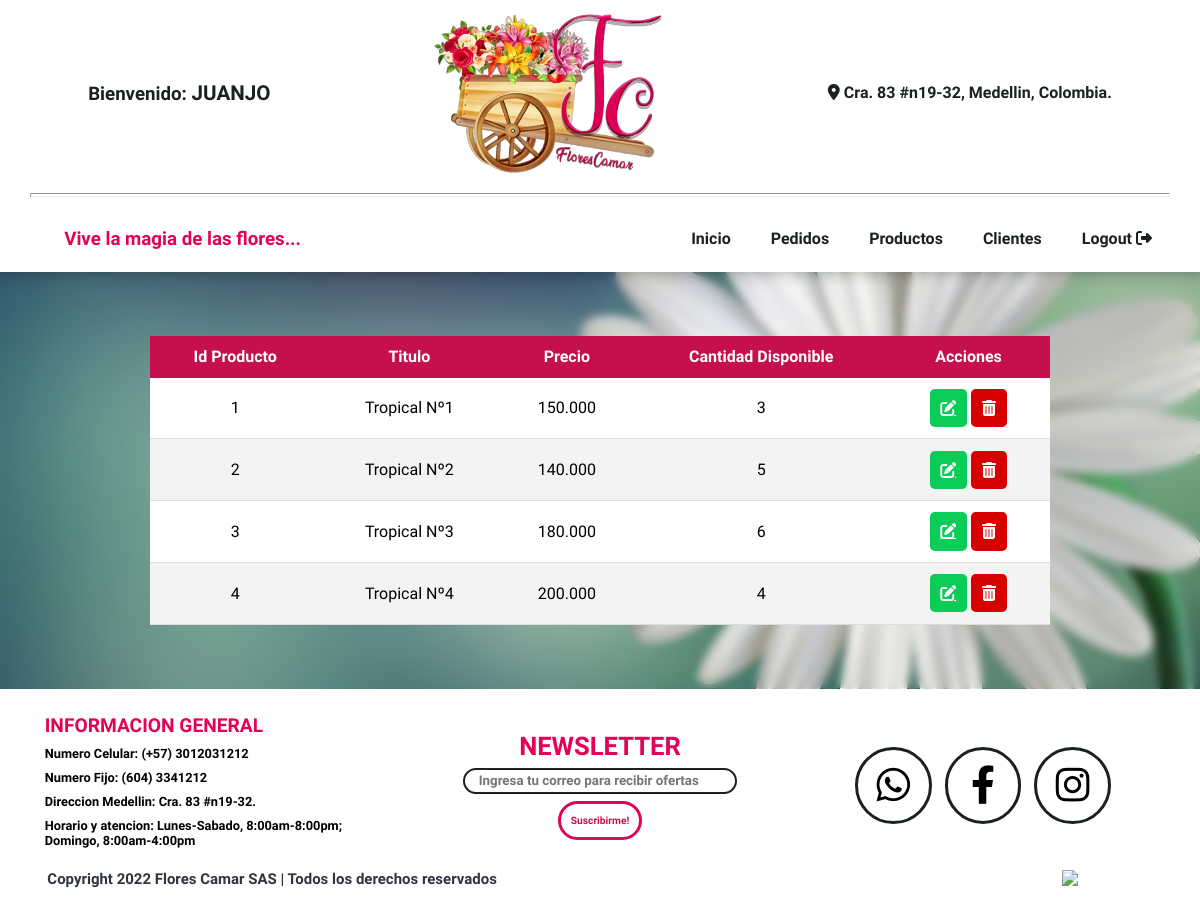
/admin/tropicales.php (signed in), run on the app's committed database.
### tables this page shows
CREATE TABLE `tropicales` (
  `id` int(11) NOT NULL,
  `titulo` text NOT NULL,
  `descripcion` longtext NOT NULL,
  `caracteristica1` text NOT NULL,
  `caracteristica2` text NOT NULL,
  `caracteristica3` text NOT NULL,
  `caracteristica4` text NOT NULL,
  `img` text NOT NULL,
  `precio` int(11) NOT NULL,
  `precioPantalla` varchar(50) NOT NULL,
  `inventario` int(11) NOT NULL
);

### admin/tropicales.php (the view, shortened to what this page needs)
<!DOCTYPE html>
<html>
<head>
	<link rel="stylesheet" type="text/css" href="../css/main.css">
	<link rel="stylesheet" type="text/css" href="../css/tabla.css">
	<link rel="stylesheet" type="text/css" href="../css/tablas_productos.css">
	<link rel="stylesheet" href="https://cdnjs.cloudflare.com/ajax/libs/font-awesome/6.1.1/css/all.min.css">
</head>
<header id="navbar">
	<div class="up">
		<h3 class="number">Bienvenido: <span><?php echo $_SESSION['usuario_admin']; ?></span>  </h3>
		<img id="logo" class="logo" alt="logo flores camar sas" src="../imgs/logo-nobg.png">
		<span class="location"><i class="fa-solid fa-location-dot"></i> Cra. 83 #n19-32, Medellin, Colombia.</span>
	</div>
	<hr id="navbar__divisor">
	<div class="down">
		<h3 class="slogan">Vive la magia de las flores...</h3>
	<nav>
		<a href="./ingresado.php">Inicio</a>
		<a href="./pedidos.php">Pedidos</a>
		<a href="./productos.php">Productos</a>
		<a href="./clientes.php">Clientes</a>
		<a class="active__link" href="../query/logout.php">Logout <i class="fa-solid fa-right-from-bracket"></i></a>
	</nav>
	</div>
</header>
<body>
	<div class="contenedor_tabla">
		<table class="styled-table">
	 	<thead>
            <tr>
                <th>Id Producto</th>
            	<th>Titulo</th>
            	<th>Precio</th>
            	<th>Cantidad Disponible</th>
            	<th>Acciones</th>
            </tr>
        </thead>
       	<tbody>
        <?php
        	include("../query/conexion.php");
			$sql="SELECT * from tropicales ORDER BY id ASC";
			$result=mysqli_query($conexion,$sql);
			while($mostrar=mysqli_fetch_array($result)){
		 ?>
                    <tr>
                    	<td><?php echo $mostrar['id'] ?></td>
                        <td><?php echo $mostrar['titulo'] ?></td>
                        <td><?php echo $mostrar['precioPantalla'] ?></td>
                        <td><?php echo $mostrar['inventario'] ?></td>
                        <td> <a href="formulario_actualizar_producto.php?id=<?php echo $mostrar['id']; ?>&tipo=tropicales" title="Editar"><i class="fa-solid fa-pen-to-square"></i></a>
                            <a title="Eliminar" onClick="eliminarTropical(<?php echo $mostrar['id'] ?>)"><i class="fas fa-trash-alt"></i></a>
                        </td>
                    </tr>
        <?php
			}
	 	?>
	 	</tbody>
    </table>
	</div>
</body>
<footer class="footer">
	<div class="footer__up">
		<div class="footer__info">
			<h2>INFORMACION GENERAL</h2>
			<span>Numero Celular: (+57) 3012031212</span>
			<span>Numero Fijo: (604) 3341212</span>
			<span>Direccion Medellin: Cra. 83 #n19-32.</span>
			<span>Horario y atencion: Lunes-Sabado, 8:00am-8:00pm; Domingo, 8:00am-4:00pm</span>
		</div>
		<div class="footer__newsletter">
			<h2>NEWSLETTER</h2>
			<input type="email" placeholder="Ingresa tu correo para recibir ofertas" name="">
			<a href="" class="btn btn__2">Suscribirme!</a>
		</div>
		<div class="footer__redes">
			<a class="footer__redes-whatsapp"><i class="fa-brands fa-whatsapp"></i></a>
			<a class="footer__redes-facebook"><i class="fa-brands fa-facebook-f"></i></a>
			<a class="footer__redes-instagram"><i class="fa-brands fa-instagram"></i></a>
		</div>
	</div>
	<div class="footer__down">
		<div class="footer__derechos">
			<h3>Copyright 2022  Flores Camar SAS | Todos los derechos reservados</h3>
		</div>
		<div class="footer__tarjetas">
			<img src="https://www.floresbogota.net/pub/media/wysiwyg/smartwave/porto/footer/shop2_payment_logo.png">
		</div>
	</div>
</footer>
</html>

### css/main.css (style rules this page uses)
:root { --oswald: 'Oswald', sans-serif; --quicksand: 'Quicksand', sans-serif; --petit: 'Petit Formal Script', cursive; --black: #000; --white: #fff; --grey: #ccc; --gunmetal: #30343F; --eerie-black: #1B2021; --pink: #E40256; --dark-pink: #C6104D; --orange: #D8590B; --dark-orange: #AE4200; --dark-brown: #DFA343; --brown: #F9EBBC; }
* { padding: 0; margin: 0; box-sizing: border-box; user-select: none; -webkit-user-select: none; -moz-user-select: none; }
html { scroll-behavior: smooth; }
header { display: flex; flex-direction: column; align-items: center; justify-content: space-between; font-family: var(--petit); font-weight: bold; z-index: 5; background: var(--white); color: var(--eerie-black); box-shadow: 0 2px 10px rgba(0, 0, 0, .3); }
header .up { width: 100%; padding: 0.5em; display: flex; flex-direction: row; justify-content: space-around; background: var(--white); color: var(--eerie-black); align-items: center; text-align: center; flex-wrap: wrap; }
header .up h3 span { font-family: var(--quicksand); font-size: 1.1em; text-transform: uppercase; }
header .up .logo { width: 20%; transition: .5s; filter: drop-shadow(1px 1px 0 var(--white)); }
header .down { width: 100%; display: flex; flex-direction: row; align-items: center; justify-content: space-between; flex-wrap: wrap; padding: .5em; }
header .down .slogan { margin-left: 3em; color: var(--pink); }
header .down nav { display: flex; justify-content: center; flex-direction: row; list-style: none; }
header .down nav a { padding: 1em 0; text-decoration: none; color: unset; position: relative; margin-right: 2.5em; transition: .3s; }
header .down nav a::before { content: ''; position: absolute; bottom: 9px; left: 0; width: 0; height: .3em; background: var(--pink); transition: .5s; }
#navbar__divisor { display: block; margin-top: 0.5em; margin-bottom: 0.5em; margin-left: auto; margin-right: auto; width: 95%; height: 4px; transition: .3s; animation: cambiar_fondo 3s infinite; }
.footer { background: var(--white); font-size: 0.8em; font-family: var(--quicksand); padding: 2em 2em 0.8em 2em; }
.footer__up { display: flex; justify-content: space-around; align-items: center; flex-direction: row; }
.footer__info { display: inline-block; width: 30%; }
.footer__info h2 { color: var(--pink); }
.footer__info span { display: block; font-weight: bold; margin: 0.7em 0; }
.footer__newsletter { display: flex; justify-content: center; align-items: center; flex-direction: column; gap: 0.5em; width: 30%; }
.footer__newsletter h2 { color: var(--pink); font-weight: bold; font-size: 2em; }
.footer__newsletter input[type=email] { border-radius: 2em; font-family: var(--quicksand); border: 2px solid var(--eerie-black); display: inline; height: 2em; width: 20.5em; padding: 0 1em; font-weight: bold; color: var(--dark-pink); }
.footer__newsletter a { font-size: 0.8em; }
.footer__redes { width: 30%; display: flex; justify-content: center; align-items: center; gap: 1em; }
.footer__redes a { display: inline-flex; justify-content: center; align-items: center; font-size: 3em; width: 2em; height: 2em; padding: 0.6em; border: 3px solid var(--eerie-black); border-radius: 50%; transition: .3s; cursor: pointer; }
.footer__down { display: flex; justify-content: space-between; padding: 1em 7.5em 0 1.7em; align-items: center; }
.footer__derechos { color: var(--gunmetal); }
.btn { padding: 1em; color: var(--white); border: none; cursor: pointer; font-family: var(--petit); font-weight: bold; font-size: 0.9em; text-decoration: none; border-radius: 2em; }
.btn__2 { color: var(--dark-pink); font-weight: bold; border: 3px solid var(--pink); }

### css/tablas_productos.css (style rules this page uses)
:root { --oswald: 'Oswald', sans-serif; --quicksand: 'Quicksand', sans-serif; --petit: 'Petit Formal Script', cursive; --black: #000; --white: #fff; --grey: #ccc; --gunmetal: #30343F; --eerie-black: #1B2021; --pink: #E40256; --dark-pink: #C6104D; --orange: #D8590B; --dark-orange: #AE4200; --dark-brown: #DFA343; --brown: #F9EBBC; }
body { background: url("../imgs/margarita_blanca.jpg"); background-size: cover; }

### data on the page
tropicales: id "1", titulo "Tropical Nº1", precioPantalla "150.000", inventario "3"
tropicales: id "2", titulo "Tropical Nº2", precioPantalla "140.000", inventario "5"
tropicales: id "3", titulo "Tropical Nº3", precioPantalla "180.000", inventario "6"
tropicales: id "4", titulo "Tropical Nº4", precioPantalla "200.000", inventario "4"

### other printed values
$_SESSION['usuario_admin'] "JUANJO"
